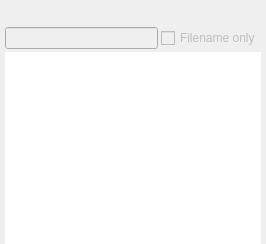
  <widget class="QDockWidget" name="BrowserDock">
   <property name="allowedAreas">
    <set>Qt::BottomDockWidgetArea|Qt::LeftDockWidgetArea|Qt::RightDockWidgetArea</set>
   </property>
   <property name="windowTitle">
    <string>NIF Browser</string>
   </property>
   <attribute name="dockWidgetArea">
    <number>8</number>
   </attribute>
   <widget class="QWidget" name="dockWidgetContents_7">
    <layout class="QVBoxLayout" name="verticalLayout_5">
     <property name="spacing">
      <number>3</number>
     </property>
     <property name="leftMargin">
      <number>5</number>
     </property>
     <property name="topMargin">
      <number>4</number>
     </property>
     <property name="rightMargin">
      <number>5</number>
     </property>
     <property name="bottomMargin">
      <number>0</number>
     </property>
     <item>
      <widget class="QFrame" name="bsaTitleBar">
       <layout class="QHBoxLayout" name="horizontalLayout_3">
        <property name="spacing">
         <number>6</number>
        </property>
        <property name="leftMargin">
         <number>3</number>
        </property>
        <property name="topMargin">
         <number>0</number>
        </property>
        <property name="rightMargin">
         <number>0</number>
        </property>
        <property name="bottomMargin">
         <number>0</number>
        </property>
        <item>
         <widget class="QLabel" name="bsaName">
          <property name="sizePolicy">
           <sizepolicy hsizetype="Expanding" vsizetype="Preferred">
            <horstretch>0</horstretch>
            <verstretch>0</verstretch>
           </sizepolicy>
          </property>
          <property name="styleSheet">
           <string notr="true">font-size: 14px;</string>
          </property>
          <property name="text">
           <string/>
          </property>
         </widget>
        </item>
        <item>
         <spacer name="horizontalSpacer">
          <property name="orientation">
           <enum>Qt::Horizontal</enum>
          </property>
          <property name="sizeHint" stdset="0">
           <size>
            <width>40</width>
            <height>20</height>
           </size>
          </property>
         </spacer>
        </item>
       </layout>
      </widget>
     </item>
     <item>
      <widget class="QFrame" name="frame">
       <layout class="QHBoxLayout" name="horizontalLayout_2">
        <property name="spacing">
         <number>3</number>
        </property>
        <property name="leftMargin">
         <number>0</number>
        </property>
        <property name="topMargin">
         <number>0</number>
        </property>
        <property name="rightMargin">
         <number>0</number>
        </property>
        <property name="bottomMargin">
         <number>0</number>
        </property>
        <item>
         <widget class="QLineEdit" name="bsaFilter">
          <property name="enabled">
           <bool>false</bool>
          </property>
         </widget>
        </item>
        <item>
         <widget class="QCheckBox" name="bsaFilenameOnly">
          <property name="enabled">
           <bool>false</bool>
          </property>
          <property name="text">
           <string>Filename only</string>
          </property>
         </widget>
        </item>
       </layout>
      </widget>
     </item>
     <item>
      <widget class="QTreeView" name="bsaView">
       <property name="frameShape">
        <enum>QFrame::NoFrame</enum>
       </property>
       <property name="alternatingRowColors">
        <bool>true</bool>
       </property>
       <property name="indentation">
        <number>16</number>
       </property>
       <property name="animated">
        <bool>true</bool>
       </property>
       <property name="allColumnsShowFocus">
        <bool>true</bool>
       </property>
      </widget>
     </item>
    </layout>
   </widget>
  </widget>
